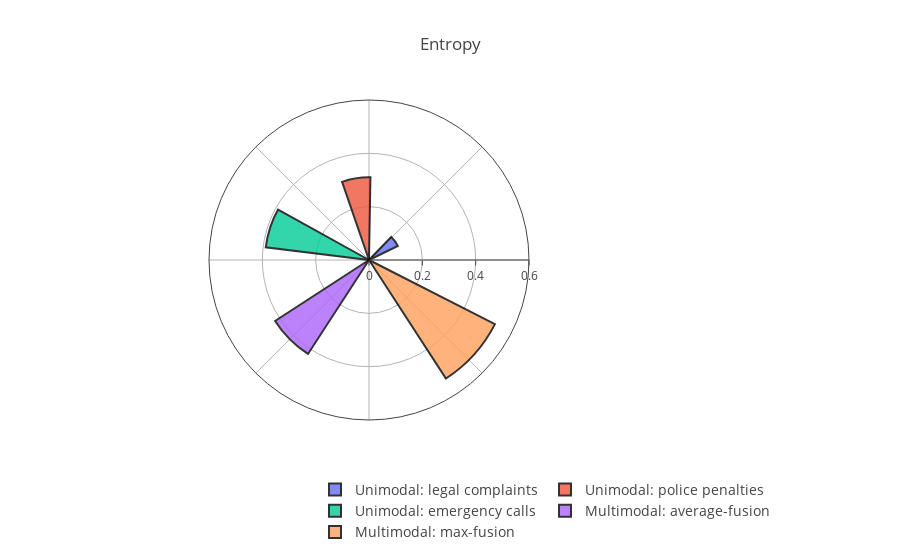

Notebook code cell kept with this figure:
### Code cell
entropy_values=[0.12,0.31,0.39,0.42,0.53]
width= list(map(lambda x: compute_width(x,max(entropy_values),30), entropy_values))

fig = go.Figure(go.Barpolar())

for i in list(range(5)):
    
    fig.add_trace(go.Barpolar(
        r=[entropy_values[i]],
        theta=[theta[i]],
        width=[width[i]],
        marker_color=[px.colors.qualitative.Plotly[i]],
        marker_line_color="black",
        marker_line_width=2,
        opacity=0.8,
        name = labels[i]
    ))        

fig.update_layout(
    template=None,
    title = "Entropy",
    polar = dict(
        radialaxis = dict(range=[0,0.6], showticklabels=True, tickmode = 'linear', tick0 = 0, dtick = 0.2),
        angularaxis = dict(showticklabels=False, ticks='')
    ),
    legend_font_size=14,
    legend=dict(orientation="h",
                yanchor="bottom",
                y=-0.4,
                xanchor="center",
                x=1),
    showlegend = True
)
file_path = '/Users/anamaria/Desktop/multimodal prediction draft figures/'
fig.write_image(file_path+'GLCM_entropy.svg')
    
fig.show()

### Figure 1 — Plotly figure (JSON) as saved in the notebook; plotly's stock layout.template omitted (floating-point values rounded to 4 significant figures)
{"data": [{"type": "barpolar"}, {"marker": {"color": ["#636efa"], "line": {"color": "black", "width": 2}}, "name": "Unimodal: legal complaints", "opacity": 0.8, "r": [0.12], "theta": [36], "type": "barpolar", "width": [20]}, {"marker": {"color": ["#EF553B"], "line": {"color": "black", "width": 2}}, "name": "Unimodal: police penalties", "opacity": 0.8, "r": [0.31], "theta": [99], "type": "barpolar", "width": [20]}, {"marker": {"color": ["#00cc96"], "line": {"color": "black", "width": 2}}, "name": "Unimodal: emergency calls", "opacity": 0.8, "r": [0.39], "theta": [162], "type": "barpolar", "width": [22]}, {"marker": {"color": ["#ab63fa"], "line": {"color": "black", "width": 2}}, "name": "Multimodal: average-fusion", "opacity": 0.8, "r": [0.42], "theta": [225], "type": "barpolar", "width": [24]}, {"marker": {"color": ["#FFA15A"], "line": {"color": "black", "width": 2}}, "name": "Multimodal: max-fusion", "opacity": 0.8, "r": [0.53], "theta": [318], "type": "barpolar", "width": [30]}], "layout": {"legend": {"font": {"size": 14}, "orientation": "h", "x": 1, "xanchor": "center", "y": -0.4, "yanchor": "bottom"}, "polar": {"angularaxis": {"showticklabels": false, "ticks": ""}, "radialaxis": {"dtick": 0.2, "range": [0, 0.6], "showticklabels": true, "tick0": 0, "tickmode": "linear"}}, "showlegend": true, "title": {"text": "Entropy"}}}
